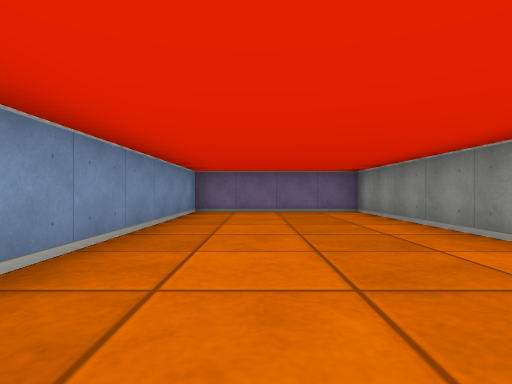
view 1 (above)

19 first-person views from a walk through a cub3D ray-caster map. The camera is about half as high as the walls, looks level and sees 80° across. The floor is counted in squares. Each view is taken from the middle of a square. On the plan, view 1 faces up. The plan holds only what a view shows up to about 9 squares ahead; the rest is blank.

view 2
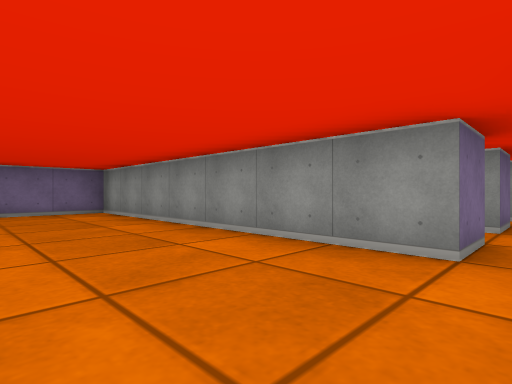

view 3
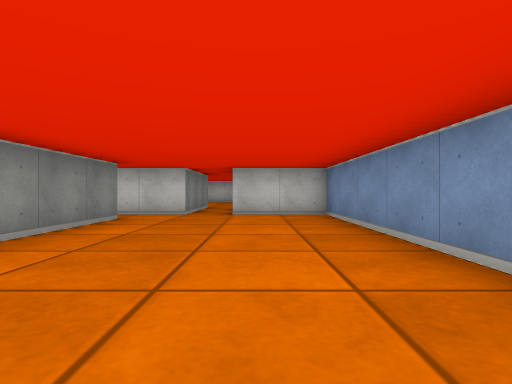

view 4
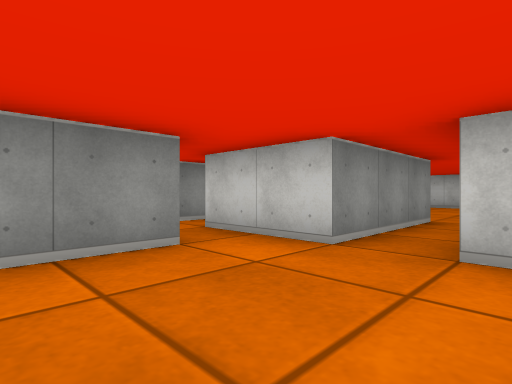

view 5
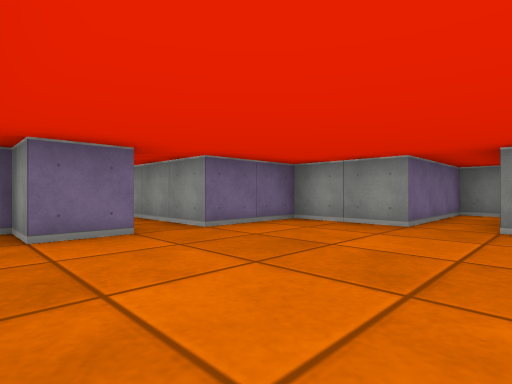

view 6
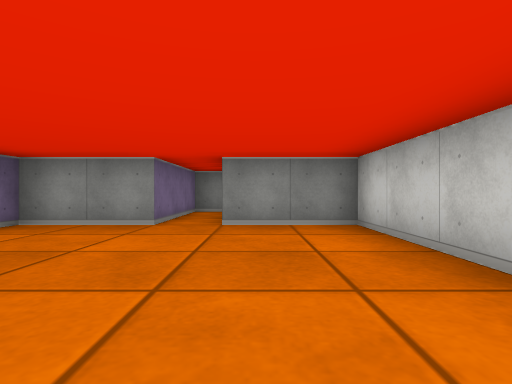

view 7
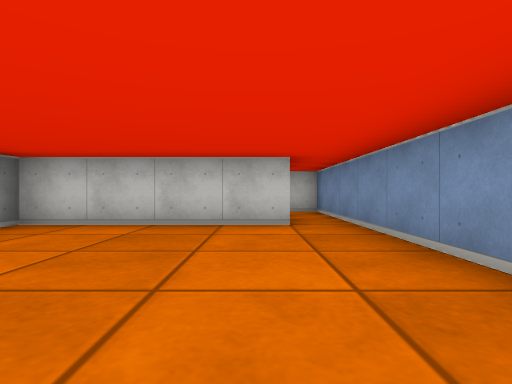

view 8
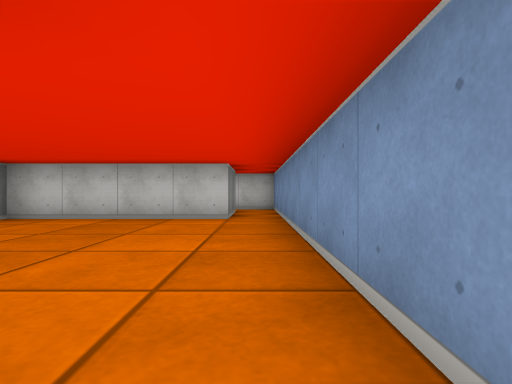

view 9
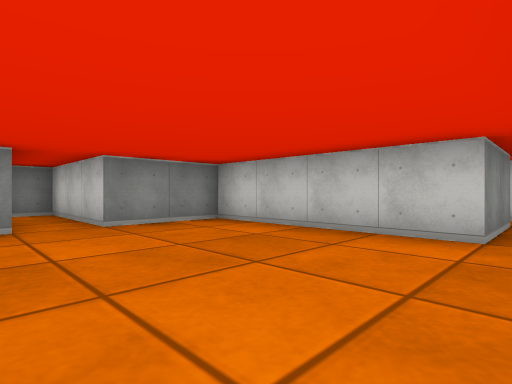

view 10
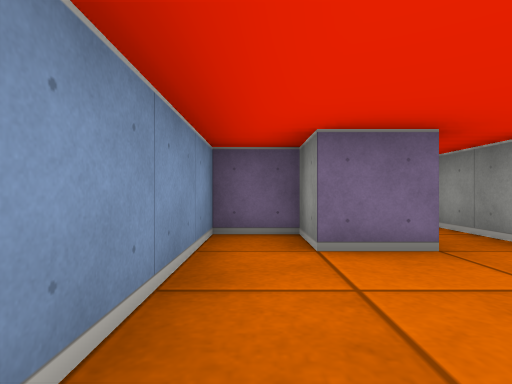

view 11
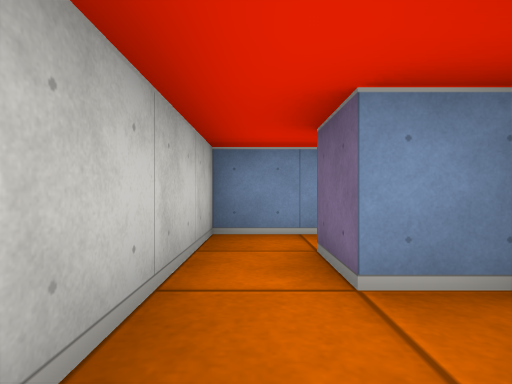

view 12
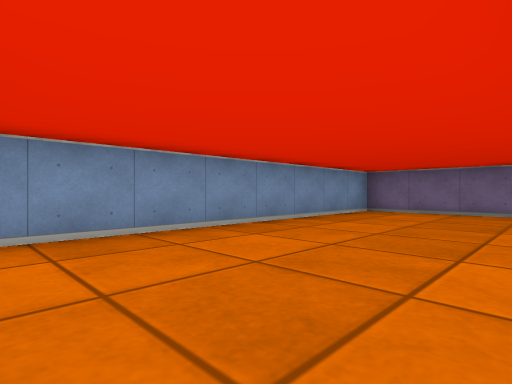

view 13
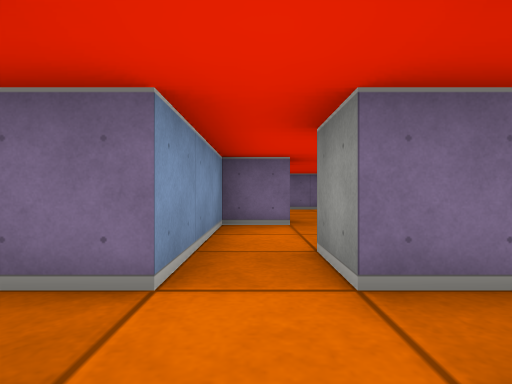

view 14
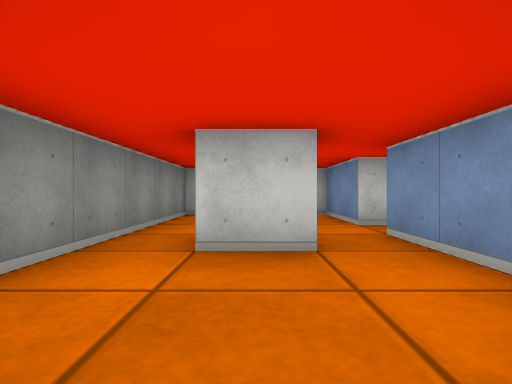

view 15
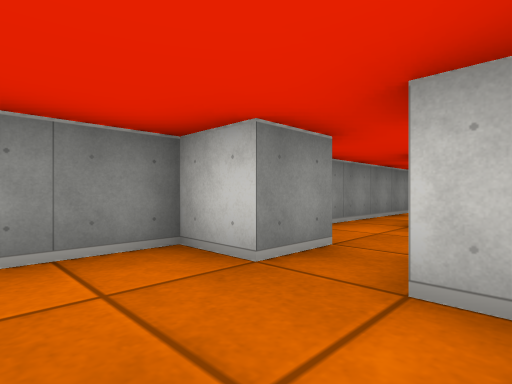

view 16
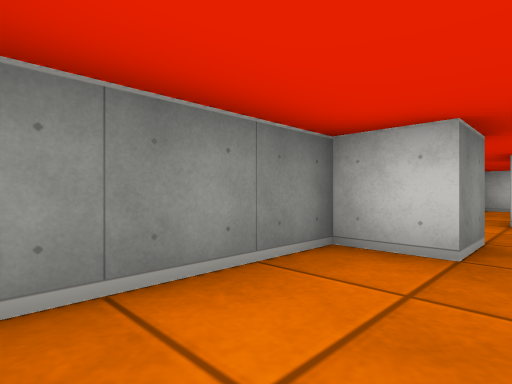

view 17
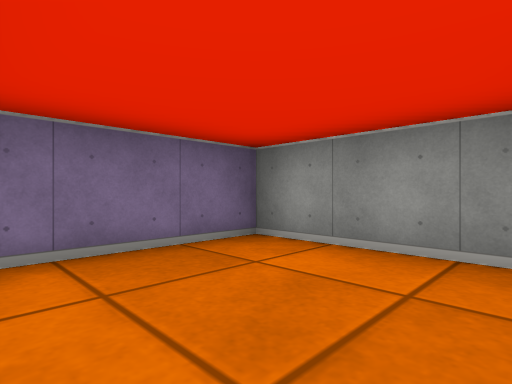

view 18
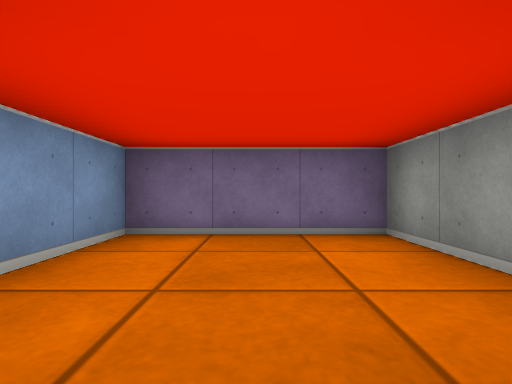

view 19
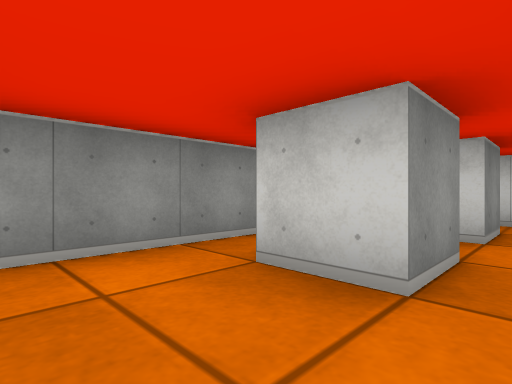

### Floor plan
Points are (right, up) in squares from view 1. A wall is a line through its corners. A room is listed if a view was taken in it or the views show most of it. See-through windows are left out.
Room 1 (views 1, 2, 3, 4, 12)
walls: (1.5, -0.5) (3.5, -0.5); (3.5, 0.5) (2.5, 0.5) (2.5, 7.5) (-1.5, 7.5) (-1.5, -0.5) (0.5, -0.5)
ways out: opening at (1, 0) to room 2; opening at (3, 0) to room 4
Room 2 (views 5, 6, 7, 8, 9, 10)
walls: (0.5, -3.5) (-0.5, -3.5) (-0.5, -2.5) (-1.5, -2.5) (-1.5, -8.5); (-0.5, -8.5) (3.5, -8.5) (3.5, -6.5) (6.5, -6.5) (6.5, -5.5) (3.5, -5.5) (3.5, -3.5) (1.5, -3.5) (1.5, -0.5)
ways out: opening at (1, 0) to room 1; opening at (-1, -9.5) to room 3
Room 3 (view 11)
walls: (0.5, -9.6) (0.5, -10.5) (-0.5, -10.5) (-0.5, -8.5); (-1.5, -8.5) (-1.5, -11.5) (1.5, -11.5)
ways out: opening at (-1, -9.5) to room 2; opening at (2, -11)
Room 4 (views 13, 14, 18, 19)
walls: (5.5, 0.5) (4.5, 0.5) (4.5, 1.5) (5.5, 1.5); (3.5, -0.5) (3.5, -2.5) (6.5, -2.5) (6.5, 2.9); (4.5, -1.5) (4.5, -0.5); (5.5, 3.4) (5.5, 4.5); (4.5, 3.5) (3.5, 3.5) (3.5, 0.5)
ways out: opening at (3, 0) to room 1; opening at (5, 4) to room 5
Room 5 (views 15, 16, 17)
walls: (5.5, 4.5) (6.5, 4.5) (6.5, 7.5) (3.5, 7.5) (3.5, 5.8)
ways out: opening at (5, 4) to room 4

Where each view was taken, in squares from view 1:
view 1: 0 up, 0 right, facing up
view 2: 0 up, 0 right, facing up-right
view 3: 6 up, 0 right, facing down
view 4: 2 up, 0 right, facing down-right
view 5: 7 down, 1 left, facing up-right
view 6: 7 down, 1 left, facing right
view 7: 4 down, 0 right, facing down
view 8: 3 down, 1 left, facing down
view 9: 5 down, 1 left, facing down-right
view 10: 6 down, 1 left, facing up
view 11: 11 down, 2 right, facing left
view 12: 0 up, 2 right, facing up-left
view 13: 1 down, 4 right, facing up
view 14: 4 up, 5 right, facing down
view 15: 6 up, 4 right, facing down-right
view 16: 7 up, 5 right, facing down-right
view 17: 5 up, 4 right, facing up-right
view 18: 4 up, 5 right, facing up
view 19: 3 up, 4 right, facing down-right
